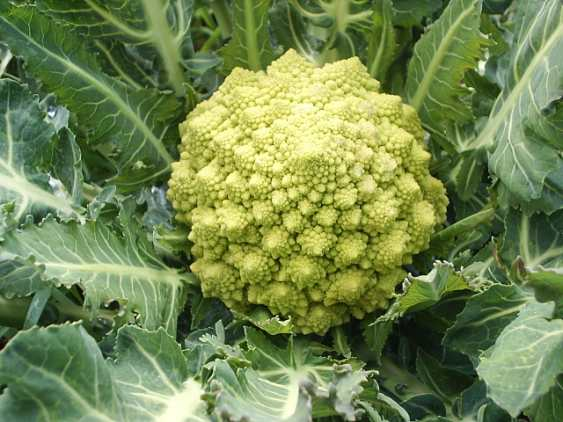
#> input picture hw1/Brocolli.jpg, 563 x 422 px
$ python hw1.py
#> lines starting #> are read from the running program, lines starting #| are printed output that depends on the picture; long printed decimals are rounded
#> in main, img is the input picture: shape (422, 563, 3); mean B, G, R 79.3, 134.9, 114.5
#!/usr/bin/env python3
# -*- coding: utf-8 -*-

import cv2
import numpy as np
import skimage.metrics


def count_disparity(res, cv_res):
    # prevent from transfomation -1 into 255
    res_img = np.abs(np.asarray(res, dtype=np.int32) - np.asarray(cv_res, dtype=np.int32))
    return np.asarray(res_img, dtype=np.uint8)


def count_prim_metric(res, cv_res):
    return np.sum(count_disparity(res, cv_res))


def image_padding(img, pad, mode='edge'):
#> called with pad = (1, 1), mode = 'edge'
    pads = [(pad[0], pad[1])] * 2 + [(0, 0)]
    img_pad = np.pad(img, pads, mode)
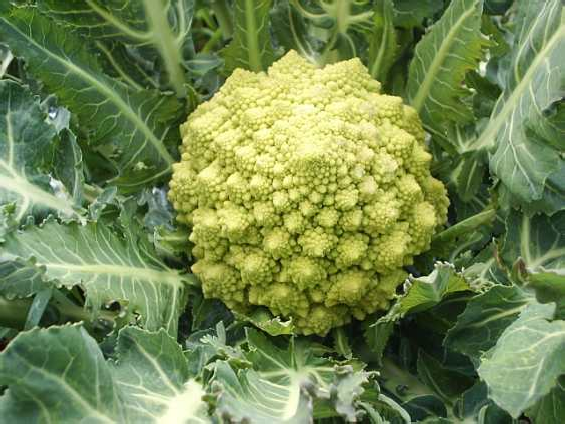
#> img_pad: shape (424, 565, 3); mean B, G, R 79.3, 134.8, 114.4
    return img_pad


def moving_average(img, size=(3, 3), debug=False):
    kernel = np.ones(size)
    pad = (size[0] // 2, size[1] // 2)
    img_pad = image_padding(img, pad)
    for i in range(size[0]//2, img_pad.shape[0] - size[0]//2):
        for j in range(size[1]//2, img_pad.shape[1] - size[1]//2):
            for k in range(3):
                if i == 1 and j == 1 and debug:
                    print(img_pad[i-size[0]//2:i+size[0]//2+1,
                                  j-size[1]//2:j+size[1]//2+1, k])
                    print(np.sum(kernel * img_pad[i-size[0]//2:i+size[0]//2+1,
                                                  j-size[1]//2:j+size[1]//2+1,
                                                  k]))
                img_pad[i][j][k] = np.floor(np.sum(kernel * img_pad[i-size[0]//2:i+size[0]//2+1,j-size[1]//2:j+size[1]//2+1, k]) / (size[0] * size[1]))
    return img_pad[size[0]//2:size[0]//2 * (-1), size[1]//2:size[1]//2 * (-1)]


def main():
    # open image
    size = (3, 3)
    img = cv2.imread('./Brocolli.jpg')

    res = moving_average(img, size)
    print(res.shape, img.shape)
#| (422, 563, 3) (422, 563, 3)
    cv2.imshow('Result', res)
    # kernel = np.ones(size) / (size[0] * size[1])
    # cv_res = cv2.filter2D(img,-1,kernel)
    # print(res[0,0], cv_res[0,0], cv_res[0,0] - res[0,0])
    cv_res = cv2.blur(img, size)
    cv2.imshow('Original', img)
    cv2.imshow('CV_res', cv_res)
    # show delta of images
    delta = count_disparity(res, cv_res)
#> in count_disparity, `res_img = np.abs(np.asarray(res, dtype=np.int32) - np.asarray(cv_res, ..`:
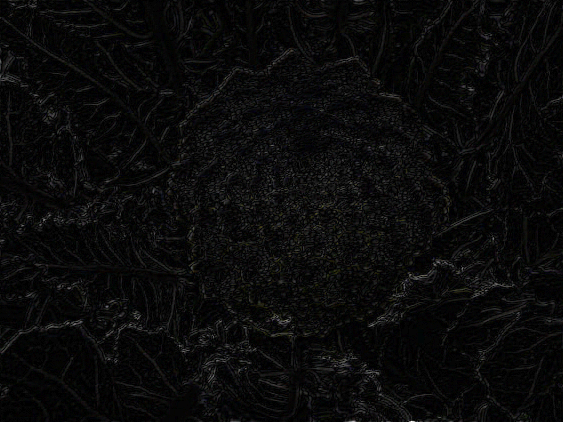
#> res_img: shape (422, 563, 3) int32; mean B, G, R 1.9, 2, 2; drawn with min black and max white
    cv2.imshow('Delta', delta)
    # print metrics
    print('Metric =', count_prim_metric(res, cv_res))
#| Metric = 1389299
    print('MSE =', skimage.metrics.mean_squared_error(res, cv_res))
#| MSE = 7.708
    print('PSNR =', skimage.metrics.peak_signal_noise_ratio(res, cv_res))
#| PSNR = 39.261
    cv2.imwrite('./Brocolli_res.jpg', res)
    cv2.imwrite('./Brocolli_cv_res.jpg', cv_res)
    cv2.imwrite('./Brocolli_delta.jpg', delta)
    cv2.waitKey()
    cv2.destroyAllWindows()


if __name__ == "__main__":
    main()
